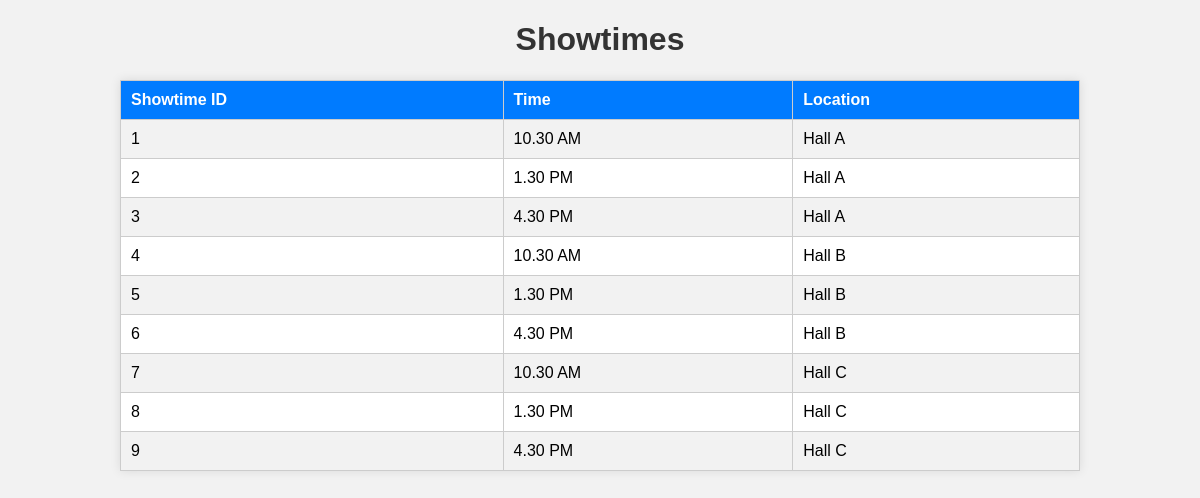
/dashboard/view_showtimes.php, run on the app's committed database.
### tables this page shows
CREATE TABLE `showtimes` (
  `showtimes_id` int(11) NOT NULL,
  `time` varchar(15) NOT NULL,
  `location` varchar(100) NOT NULL
);

### dashboard/view_showtimes.php (the view, shortened to what this page needs)
<!DOCTYPE html>
<html lang="en">
<head>
    <link rel="stylesheet" href="forms.css">
</head>
<body>
    <?php
    $connection = mysqli_connect("localhost", "root", "", "cinemaplex_booking_db");
    $query = "SELECT * FROM showtimes";
    $result = mysqli_query($connection, $query);
    if (mysqli_num_rows($result) > 0) {
        echo "<h1>Showtimes</h1>";
        echo "<table>";
        echo "<tr>
            <th>Showtime ID</th>
            <th>Time</th>
            <th>Location</th>
            </tr>";
        while ($row = mysqli_fetch_assoc($result)) {
            echo "<tr>
            <td>{$row['showtimes_id']}</td>
            <td>{$row['time']}</td>
            <td>{$row['location']}</td>
            </tr>";
        }
        echo "</table>";
    }
    ?>
</body>
</html>

### dashboard/forms.css (style rules this page uses)
body { font-family: Arial, sans-serif; background-color: #f2f2f2; margin: 0; padding: 0; }
h1 { color: #000; }
h1 { color: #333; text-align: center; }
table { border-collapse: collapse; width: 80%; margin: 20px auto; background-color: #fff; box-shadow: 0 0 10px rgba(0, 0, 0, 0.1); }
th, td { padding: 10px; text-align: left; border: 1px solid #ccc; }
th { background-color: #007BFF; color: #fff; }
tr:nth-child(even) { background-color: #f2f2f2; }
tr:nth-child(odd) { background-color: #fff; }

### data on the page
showtimes: showtimes_id "1", time "10.30 AM", location "Hall A"
showtimes: showtimes_id "2", time "1.30 PM", location "Hall A"
showtimes: showtimes_id "3", time "4.30 PM", location "Hall A"
showtimes: showtimes_id "4", time "10.30 AM", location "Hall B"
showtimes: showtimes_id "5", time "1.30 PM", location "Hall B"
showtimes: showtimes_id "6", time "4.30 PM", location "Hall B"
showtimes: showtimes_id "7", time "10.30 AM", location "Hall C"
showtimes: showtimes_id "8", time "1.30 PM", location "Hall C"
showtimes: showtimes_id "9", time "4.30 PM", location "Hall C"
